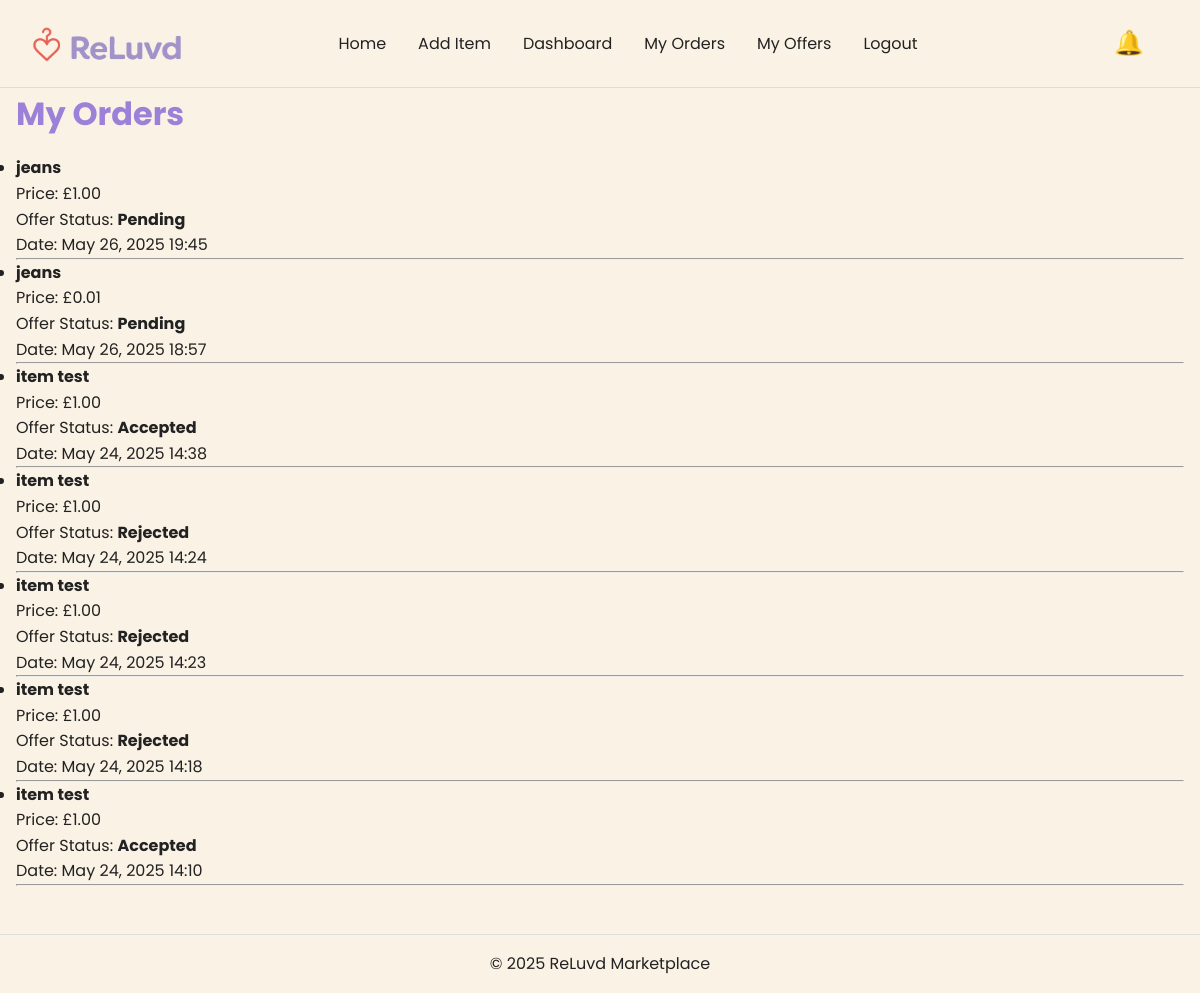
The page /checkout/orders/ (signed in) on the database its author committed.
### checkout/models.py (models this page shows, shortened)
class Order(models.Model):
    STATUS_CHOICES = [
        ("pending", "Pending"),
        ("accepted", "Accepted"),
        ("rejected", "Rejected"),
    ]
    item = models.ForeignKey(
        Item, on_delete=models.CASCADE, related_name="checkout_orders"
    )
    buyer = models.ForeignKey(settings.AUTH_USER_MODEL, on_delete=models.CASCADE)
    price = models.DecimalField(max_digits=10, decimal_places=2)
    is_offer = models.BooleanField(default=False)
    offer_note = models.TextField(blank=True)
    created_at = models.DateTimeField(auto_now_add=True)
    status = models.CharField(
        max_length=10, choices=STATUS_CHOICES, default="pending"
    )  # ✅ new

### items/models.py (models this page shows, shortened)
class Item(models.Model):
    CATEGORY_CHOICES = [
        ("fashion", "Fashion"),
        ("electronics", "Electronics"),
        ("books", "Books"),
        ("home", "Home"),
        ("other", "Other"),
    ]
    title = models.CharField(max_length=100)
    description = models.TextField()
    category = models.CharField(max_length=20, choices=CATEGORY_CHOICES)
    price = models.DecimalField(max_digits=8, decimal_places=2)
    image = models.ImageField(upload_to="item_images/", blank=True, null=True)
    seller = models.ForeignKey(User, on_delete=models.CASCADE, related_name="items")
    date_posted = models.DateTimeField(auto_now_add=True)
    is_sold = models.BooleanField(default=False)
    quantity = models.PositiveIntegerField(default=1)

### checkout/views.py (the view)
# urls.py: path("orders/", views.my_orders, name="my_orders"),
@login_required
def my_orders(request):
    orders = (
        Order.objects.filter(buyer=request.user)
        .select_related("item")
        .order_by("-created_at")
    )
    return render(request, "checkout/my_orders.html", {"orders": orders})

### items/context_processors.py (called while the page is built)
def notifications(request):
    return {"notifications": get_notifications(request.user)}

### items/utils.py (called while the page is built)
def get_notifications(user):
    if not user.is_authenticated:
        return []
    items = Item.objects.filter(seller=user)
    message_notes = Message.objects.filter(item__in=items).order_by("-created_at")[:5]
    offer_notes = Order.objects.filter(item__in=items, is_offer=True).order_by(
        "-created_at"
    )[:5]
    sold_notes = Item.objects.filter(seller=user, is_sold=True).order_by(
        "-date_posted"
    )[:5]
    return {
        "messages": message_notes,
        "offers": offer_notes,
        "sales": sold_notes,
    }

### templates/checkout/my_orders.html
{% extends "base.html" %}
{% block content %}
<main role="main" aria-labelledby="my-orders-heading">
    <h2 id="my-orders-heading">My Orders</h2>
    {% if orders %}
    <ul>
        {% for order in orders %}
        <li>
            <strong>{{ order.item.title }}</strong><br>
            Price: £{{ order.price }}<br>
            {% if order.is_offer %}
            Offer Status: <strong>{{ order.status|title }}</strong><br>
            {% endif %}
            Date: {{ order.created_at|date:"M d, Y H:i" }}
            <hr>
        </li>
        {% endfor %}
    </ul>
    {% else %}
    <p>You haven’t made any purchases or offers yet.</p>
    {% endif %}
</main>
{% endblock %}

### static/css/style.css (style rules this page uses)
*, *::before, *::after { box-sizing: border-box; }
* { margin: 0; }
@media (prefers-reduced-motion: no-preference) { html { interpolate-size: allow-keywords; } }
body { line-height: 1.5; -webkit-font-smoothing: antialiased; }
p, h1, h2, h3, h4, h5, h6 { overflow-wrap: break-word; }
h1, h2, h3, h4, h5, h6 { text-wrap: balance; }
:root { --primary-red: #E0584A; --primary-purple: #9D80D7; --background: #FAF2E5; --text-dark: #222222; --text-light: #FFFFFF; --accent-yellow: #FFC857; --accent-green: #4CAF50; --error-red: #D32F2F; }
* { margin: 0; padding: 0; box-sizing: border-box; }
body { font-family: 'Poppins', Arial, sans-serif; color: var(--text-dark); background-color: var(--background); line-height: 1.6; font-size: 16px; }
h1, h2, h3, h4, h5, h6 { color: var(--primary-purple); margin-bottom: 0.5em; }
h2 { font-size: 2rem; }

### rows shown on the page
Order: item "jeans", price "1.00", status "Pending", created_at "May 26, 2025 19:45"
Order: item "jeans", price "0.01", status "Pending", created_at "May 26, 2025 18:57"
Order: item "item test", price "1.00", status "Accepted", created_at "May 24, 2025 14:38"
Order: item "item test", price "1.00", status "Rejected", created_at "May 24, 2025 14:24"
Order: item "item test", price "1.00", status "Rejected", created_at "May 24, 2025 14:23"
Order: item "item test", price "1.00", status "Rejected", created_at "May 24, 2025 14:18"
Order: item "item test", price "1.00", status "Accepted", created_at "May 24, 2025 14:10"
